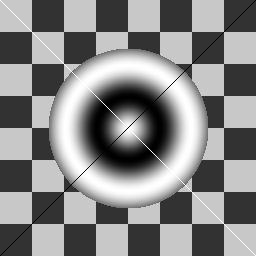
#> input picture data/sample_synthetic.png, 256 x 256 px
$ python run_lab1.py --image ../data/sample_synthetic.png
#> lines starting #> are read from the running program, lines starting #| are printed output that depends on the picture; long printed decimals are rounded
### src/shared/image_io.py
"""Image Input/Output and Visualization utilities.

This module provides helpers to read, write, and visualize grayscale images
and their wavelet transform coefficients using OpenCV.
"""

import os
import cv2
import numpy as np


def load_image_grayscale(path: str) -> np.ndarray:
    """Load an image from disk and convert it to grayscale.

    Args:
        path: Path to the image file.

    Returns:
        The grayscale image as a 2D NumPy array (uint8).

    Raises:
        FileNotFoundError: If the image path does not exist.
        ValueError: If the file is not a valid image.
    """
    if not os.path.exists(path):
        raise FileNotFoundError(f"Image not found at path: {path}")

    # Read image as grayscale
    img = cv2.imread(path, cv2.IMREAD_GRAYSCALE)
    if img is None:
        raise ValueError(f"Failed to read image at path: {path}. Unsupported format?")

    return img


def save_image(path: str, img: np.ndarray) -> None:
    """Save an image array to disk.

    Ensures parent directories exist before saving. Clips the image to
    0-255 and casts to uint8.

    Args:
        path: Destination file path.
        img: The image as a 2D NumPy array.
    """
    # Ensure directory exists
    dir_name = os.path.dirname(path)
    if dir_name:
        os.makedirs(dir_name, exist_ok=True)

    # Standardize image array for saving (clip to 0-255 and cast to uint8)
    img_clipped = np.clip(img, 0, 255).astype(np.uint8)
    success = cv2.imwrite(path, img_clipped)
    if not success:
        raise IOError(f"Failed to write image to: {path}")


def create_dwt_visualization(coeffs: np.ndarray, levels: int = 1) -> np.ndarray:
    """Create a visually appealing representation of DWT coefficients.

    For visualization, the approximation subband (LL) is scaled directly to 0-255,
    while the detail subbands (LH, HL, HH) are scaled, centered at 128 (to show
    negative details as darker, positive as brighter), and clipped to uint8.

    Args:
        coeffs: The DWT coefficients matrix (2D float64/int64 array).
        levels: Number of levels of DWT decomposition.

    Returns:
        A 2D NumPy array (uint8) ready to be saved as an image.
    """
    h, w = coeffs.shape
    vis = coeffs.copy().astype(np.float64)

    # Recursively process levels to map coefficients to [0, 255]
    curr_h, curr_w = h, w
    for _ in range(levels):
        half_h, half_w = curr_h // 2, curr_w // 2

        # 1. LL Sub-band (Top-Left)
        ll = vis[0:half_h, 0:half_w]
        ll_min, ll_max = ll.min(), ll.max()
        if ll_max - ll_min > 1e-5:
            vis[0:half_h, 0:half_w] = (ll - ll_min) / (ll_max - ll_min) * 255.0
        else:
            vis[0:half_h, 0:half_w] = np.clip(ll, 0, 255)

        # 2. Detail Sub-bands: LH, HL, HH
        # We map these details such that 0 is represented as 128,
        # negative details are darker, and positive details are brighter.
        for slices in [
            (slice(0, half_h), slice(half_w, curr_w)),  # LH (Top-Right)
            (slice(half_h, curr_h), slice(0, half_w)),  # HL (Bottom-Left)
            (slice(half_h, curr_h), slice(half_w, curr_w)),  # HH (Bottom-Right)
        ]:
            detail = vis[slices]
            max_abs = np.max(np.abs(detail))
            if max_abs > 1e-5:
                # Map [-max_abs, max_abs] to [0, 255] centered at 128
                vis[slices] = 128.0 + (detail / max_abs) * 127.0
            else:
                vis[slices] = 128.0

        curr_h, curr_w = half_h, half_w

    # Draw grid boundaries between subbands to enhance premium design presentation
    vis_img = np.clip(vis, 0, 255).astype(np.uint8)
    curr_h, curr_w = h, w
    for _ in range(levels):
        half_h, half_w = curr_h // 2, curr_w // 2
        # Horizontal boundary line
        vis_img[half_h - 1 : half_h + 1, 0:curr_w] = 255
        # Vertical boundary line
        vis_img[0:curr_h, half_w - 1 : half_w + 1] = 255
        curr_h, curr_w = half_h, half_w

    return vis_img

### src/lab1/lifting_scheme.py
"""Fixed-point Cohen-Daubechies-Feauveau (CDF) 9/7 Wavelet Lifting Scheme.

This module implements 1D and 2D Discrete Wavelet Transforms (DWT) and their
inverse transforms (IDWT) using Q16 fixed-point arithmetic operations.
Symmetric boundary extensions are used to prevent boundary artifacts.
"""

from typing import Tuple
import numpy as np

# Q16 Fixed-Point Scale Constants (Scaling factor S = 2^16 = 65536)
SCALE_BITS = 16
SCALE_FACTOR = 1 << SCALE_BITS  # 65536
HALF_SCALE = 1 << (SCALE_BITS - 1)  # 32768 (used for rounded division)

# Floating-point CDF 9/7 constants scaled to Q16 integers
# Alpha = -1.586134342059924 -> -103948
ALPHA_Q16 = int(np.round(-1.586134342059924 * SCALE_FACTOR))
# Beta = -0.052980118572961 -> -3472
BETA_Q16 = int(np.round(-0.052980118572961 * SCALE_FACTOR))
# Gamma = 0.882911075530934 -> 57863
GAMMA_Q16 = int(np.round(0.882911075530934 * SCALE_FACTOR))
# Delta = 0.443506852043971 -> 29066
DELTA_Q16 = int(np.round(0.443506852043971 * SCALE_FACTOR))
# K = 1.230174104914001 -> 80620
K_Q16 = int(np.round(1.230174104914001 * SCALE_FACTOR))
# 1/K = 0.812893066115961 -> 53273
K_INV_Q16 = int(np.round(0.812893066115961 * SCALE_FACTOR))


def mul_q16(a: np.ndarray, b: int) -> np.ndarray:
    """Perform vectorized fixed-point multiplication in Q16 format.

    Multiplies a NumPy array by a Q16 integer scalar, applying a round-to-nearest
    operation before right-shifting by 16 bits to preserve scaling.

    Args:
        a: Array of Q16 integers (np.int64).
        b: A scalar Q16 integer coefficient.

    Returns:
        The resulting Q16 array after rounded multiplication.
    """
    # Round-to-nearest is achieved by adding HALF_SCALE before right-shifting
    return np.right_shift(a * b + HALF_SCALE, SCALE_BITS)


def fwd_dwt_1d(signal: np.ndarray) -> Tuple[np.ndarray, np.ndarray]:
    """Perform forward 1D DWT using the fixed-point CDF 9/7 lifting scheme.

    Assumes the signal length is even. Works on arrays of Q16 scaled integers.

    Args:
        signal: 1D NumPy array of signal values in Q16 format.

    Returns:
        A tuple of (smooth_coefficients, detail_coefficients) in Q16 format.
    """
    n = len(signal)
    if n % 2 != 0:
        raise ValueError("Signal length must be even.")

    # Split into even and odd components (in-place copying)
    s = signal[0::2].copy().astype(np.int64)
    d = signal[1::2].copy().astype(np.int64)

    # 1. Predict 1 (Alpha)
    s_plus1 = np.empty_like(s)
    s_plus1[:-1] = s[1:]
    s_plus1[-1] = s[-1]  # Symmetric boundary extension x[N] = x[N-2]
    d += mul_q16(s + s_plus1, ALPHA_Q16)

    # 2. Update 1 (Beta)
    d_minus1 = np.empty_like(d)
    d_minus1[1:] = d[:-1]
    d_minus1[0] = d[0]  # Symmetric boundary extension x[-1] = x[1]
    s += mul_q16(d_minus1 + d, BETA_Q16)

    # 3. Predict 2 (Gamma)
    s_plus1[:-1] = s[1:]
    s_plus1[-1] = s[-1]
    d += mul_q16(s + s_plus1, GAMMA_Q16)

    # 4. Update 2 (Delta)
    d_minus1[1:] = d[:-1]
    d_minus1[0] = d[0]
    s += mul_q16(d_minus1 + d, DELTA_Q16)

    # 5. Scaling (K and 1/K)
    s = mul_q16(s, K_Q16)
    d = mul_q16(d, K_INV_Q16)

    return s, d


def inv_dwt_1d(s: np.ndarray, d: np.ndarray) -> np.ndarray:
    """Perform inverse 1D DWT using the fixed-point CDF 9/7 lifting scheme.

    Restores the original signal from Q16 smooth and detail coefficients.

    Args:
        s: Q16 smooth (low-frequency) coefficients.
        d: Q16 detail (high-frequency) coefficients.

    Returns:
        The reconstructed 1D Q16 signal.
    """
    s = s.copy().astype(np.int64)
    d = d.copy().astype(np.int64)

    # 1. Inverse Scaling
    s = mul_q16(s, K_INV_Q16)
    d = mul_q16(d, K_Q16)

    # 2. Inverse Update 2 (Delta)
    d_minus1 = np.empty_like(d)
    d_minus1[1:] = d[:-1]
    d_minus1[0] = d[0]
    s -= mul_q16(d_minus1 + d, DELTA_Q16)

    # 3. Inverse Predict 2 (Gamma)
    s_plus1 = np.empty_like(s)
    s_plus1[:-1] = s[1:]
    s_plus1[-1] = s[-1]
    d -= mul_q16(s + s_plus1, GAMMA_Q16)

    # 4. Inverse Update 1 (Beta)
    d_minus1[1:] = d[:-1]
    d_minus1[0] = d[0]
    s -= mul_q16(d_minus1 + d, BETA_Q16)

    # 5. Inverse Predict 1 (Alpha)
    s_plus1[:-1] = s[1:]
    s_plus1[-1] = s[-1]
    d -= mul_q16(s + s_plus1, ALPHA_Q16)

    # Recombine even and odd components
    reconstructed = np.empty(2 * len(s), dtype=np.int64)
    reconstructed[0::2] = s
    reconstructed[1::2] = d
    return reconstructed


def fwd_dwt_2d_level(matrix: np.ndarray) -> np.ndarray:
    """Perform one level of 2D DWT on a Q16 matrix.

    Transforms rows first, then columns.

    Args:
        matrix: 2D NumPy array of Q16 integers.

    Returns:
        The 2D transformed matrix containing [LL, LH; HL, HH] subbands.
    """
    h, w = matrix.shape
    assert h % 2 == 0 and w % 2 == 0, "Dimensions must be even."

    row_transformed = np.empty_like(matrix)
    # Apply DWT along rows
    for r in range(h):
        s_row, d_row = fwd_dwt_1d(matrix[r])
        row_transformed[r, 0 : w // 2] = s_row
        row_transformed[r, w // 2 : w] = d_row

    col_transformed = np.empty_like(matrix)
    # Apply DWT along columns of row-transformed matrix
    for c in range(w):
        s_col, d_col = fwd_dwt_1d(row_transformed[:, c])
        col_transformed[0 : h // 2, c] = s_col
        col_transformed[h // 2 : h, c] = d_col

    return col_transformed


def inv_dwt_2d_level(matrix: np.ndarray) -> np.ndarray:
    """Perform one level of 2D IDWT on a Q16 matrix.

    Reconstructs columns first, then rows.

    Args:
        matrix: 2D NumPy array of Q16 coefficients.

    Returns:
        The 2D reconstructed matrix in Q16 format.
    """
    h, w = matrix.shape
    assert h % 2 == 0 and w % 2 == 0, "Dimensions must be even."

    col_reconstructed = np.empty_like(matrix)
    # Reconstruct columns
    for c in range(w):
        s_col = matrix[0 : h // 2, c]
        d_col = matrix[h // 2 : h, c]
        col_reconstructed[:, c] = inv_dwt_1d(s_col, d_col)

    row_reconstructed = np.empty_like(matrix)
    # Reconstruct rows
    for r in range(h):
        s_row = col_reconstructed[r, 0 : w // 2]
        d_row = col_reconstructed[r, w // 2 : w]
        row_reconstructed[r] = inv_dwt_1d(s_row, d_row)

    return row_reconstructed


def fwd_dwt_2d(img: np.ndarray, levels: int = 1) -> np.ndarray:
    """Perform multi-level 2D DWT on an image using fixed-point arithmetic.

    Args:
        img: Grayscale input image (2D array, uint8 or float, values in 0-255).
        levels: Number of decomposition levels.

    Returns:
        A 2D array of DWT coefficients in Q16 format (np.int64).
    """
    h, w = img.shape
    if h % (2 ** levels) != 0 or w % (2 ** levels) != 0:
        raise ValueError(
            f"Image dimensions ({h}x{w}) must be divisible by 2^{levels} = {2 ** levels}"
        )

    # Scale the input grayscale image to Q16 format
    coeffs = img.astype(np.int64) << SCALE_BITS

    curr_h, curr_w = h, w
    for _ in range(levels):
        # Extract the current LL sub-band to transform further
        subband = coeffs[0:curr_h, 0:curr_w]
        transformed = fwd_dwt_2d_level(subband)
        coeffs[0:curr_h, 0:curr_w] = transformed
        # Next level operates on the LL subband (top-left quadrant)
        curr_h //= 2
        curr_w //= 2

    return coeffs


def inv_dwt_2d(coeffs: np.ndarray, levels: int = 1) -> np.ndarray:
    """Perform multi-level 2D IDWT to reconstruct an image.

    Args:
        coeffs: 2D array of Q16 DWT coefficients.
        levels: Number of decomposition levels.

    Returns:
        The reconstructed image as a 2D float64 array (values scaled to 0-255).
    """
    h, w = coeffs.shape
    recon = coeffs.copy().astype(np.int64)

    # Start reconstruction from the smallest LL level (e.g. Level L)
    sizes = []
    curr_h, curr_w = h, w
    for _ in range(levels):
        sizes.append((curr_h, curr_w))
        curr_h //= 2
        curr_w //= 2

    # Reverse size traversal
    for level_h, level_w in reversed(sizes):
        subband = recon[0:level_h, 0:level_w]
        reconstructed = inv_dwt_2d_level(subband)
        recon[0:level_h, 0:level_w] = reconstructed

    # Downscale from Q16 to standard float representation [0, 255]
    return recon.astype(np.float64) / SCALE_FACTOR

### src/shared/metrics.py
"""Metrics module for analyzing reconstructed image quality.

This module provides functions to calculate Mean Squared Error (MSE) and
Peak Signal-to-Noise Ratio (PSNR) to evaluate reconstruction accuracy.
"""

import numpy as np


def calculate_mse(orig: np.ndarray, recon: np.ndarray) -> float:
    """Calculate the Mean Squared Error between two images.

    Args:
        orig: The original image as a NumPy array (grayscale, float or uint8).
        recon: The reconstructed image as a NumPy array of same shape.

    Returns:
        The calculated MSE value.

    Raises:
        ValueError: If input arrays have mismatching shapes.
    """
    if orig.shape != recon.shape:
        raise ValueError(
            f"Image shapes do not match: {orig.shape} vs {recon.shape}"
        )

    # Convert to float64 to prevent overflow during subtraction
    diff = orig.astype(np.float64) - recon.astype(np.float64)
    mse = np.mean(diff ** 2)
    return float(mse)


def calculate_psnr(orig: np.ndarray, recon: np.ndarray) -> float:
    """Calculate Peak Signal-to-Noise Ratio (PSNR) in decibels (dB).

    Assumes a peak dynamic range of 255.0 (for 8-bit images).

    Args:
        orig: The original image as a NumPy array.
        recon: The reconstructed image as a NumPy array.

    Returns:
        The PSNR value in dB, or float('inf') if MSE is exactly 0 (identical).
    """
    mse = calculate_mse(orig, recon)
    if mse == 0.0:
        return float("inf")

    max_val = 255.0
    psnr = 10.0 * np.log10((max_val ** 2) / mse)
    return float(psnr)

### scripts/run_lab1.py
#!/usr/bin/env python3
"""CLI Script to execute Lab 1: CDF 9/7 Wavelet Transform using Fixed-Point Lifting.

Loads a grayscale image, performs the forward and inverse transforms,
displays the MSE and PSNR, and saves both the reconstructed image and
the DWT coefficient visualization to data/output/.
"""

import argparse
import os
import sys
from pathlib import Path
import numpy as np

# Ensure the project root is in the Python search path to resolve 'src' imports
project_root = Path(__file__).resolve().parent.parent
sys.path.insert(0, str(project_root))

from src.lab1.lifting_scheme import fwd_dwt_2d, inv_dwt_2d
from src.shared.metrics import calculate_mse, calculate_psnr
from src.shared.image_io import (
    load_image_grayscale,
    save_image,
    create_dwt_visualization,
)


def generate_synthetic_image(path: str) -> None:
    """Generate a highly structured synthetic image for testing/calibration.

    Creates a 256x256 image with a checkerboard pattern, smooth gradients,
    and a concentric circle pattern to test high-frequency details.
    """
    size = 256
    img = np.zeros((size, size), dtype=np.uint8)

    # 1. Checkerboard pattern
    for r in range(size):
        for c in range(size):
            if ((r // 32) + (c // 32)) % 2 == 0:
                img[r, c] = 200
            else:
                img[r, c] = 50

    # 2. Concentric circular gradient in the center
    y, x = np.ogrid[:size, :size]
    center = size // 2
    r_sq = (x - center) ** 2 + (y - center) ** 2
    circle_mask = r_sq < (80 ** 2)
    # Overwrite center with smooth radial gradient
    img[circle_mask] = (np.cos(np.sqrt(r_sq[circle_mask]) / 10.0) * 127.0 + 128.0).astype(np.uint8)

    # 3. Add diagonal sharp line detail
    for i in range(size):
        img[i, i] = 255
        img[i, size - 1 - i] = 0

    save_image(path, img)
    print(f"[Info] Generated a beautiful synthetic image at: {path}")


def main() -> None:
    """Main CLI entry point."""
    parser = argparse.ArgumentParser(
        description="CDF 9/7 Wavelet Transform via Fixed-Point Lifting Scheme (Lab 1)"
    )
    parser.add_argument(
        "--image",
        type=str,
        help="Path to the input image. If omitted, a synthetic image is generated.",
    )
    parser.add_argument(
        "--levels",
        type=int,
        default=1,
        help="Number of multi-level decomposition iterations (default: 1).",
    )
    parser.add_argument(
        "--out-dir",
        type=str,
        default=str(project_root / "data" / "output"),
        help="Directory to save output files.",
    )

    args = parser.parse_args()

    # Determine input image
    if args.image:
        input_path = args.image
    else:
        input_dir = project_root / "data"
        os.makedirs(input_dir, exist_ok=True)
        synthetic_path = input_dir / "sample_synthetic.png"
        if not synthetic_path.exists():
            generate_synthetic_image(str(synthetic_path))
        input_path = str(synthetic_path)

    print("\n========================================================")
    print(f"Executing CDF 9/7 Fixed-Point DWT (Levels: {args.levels})")
    print(f"Input Image: {input_path}")
    print("========================================================")

    # 1. Load image
    try:
        orig_img = load_image_grayscale(input_path)
#> in load_image_grayscale, img is the input picture: shape (256, 256); min 0, max 255, mean 134
    except Exception as e:
        print(f"[Error] Failed to load image: {e}")
        sys.exit(1)

    print(f"Original image shape: {orig_img.shape} (Grayscale)")
#| Original image shape: (256, 256) (Grayscale)

    # Adjust image dimensions to be divisible by 2^levels if needed
    h, w = orig_img.shape
#> h = 256; w = 256
    divisor = 2 ** args.levels
    if h % divisor != 0 or w % divisor != 0:
        new_h = (h // divisor) * divisor
        new_w = (w // divisor) * divisor
        print(
            f"[Warning] Image size {h}x{w} not divisible by 2^{args.levels}. "
            f"Cropping image to {new_h}x{new_w}."
        )
        orig_img = orig_img[:new_h, :new_w]

    # 2. Perform Forward Wavelet Transform (Q16 Fixed-Point)
    print("\n[Step 1] Performing forward 2D DWT...")
    coeffs = fwd_dwt_2d(orig_img, levels=args.levels)
#> the loop in fwd_dwt_2d, `for _ in range(levels):` made 1 pass
#> pass 1, in fwd_dwt_2d, `transformed = fwd_dwt_2d_level(subband)`:
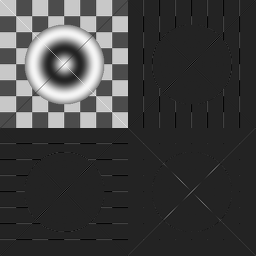
#> transformed: shape (256, 256) int64; min -6387602, max 39905247, mean 5045495.6; drawn with min black and max white
#> after the loop in fwd_dwt_2d, `for _ in range(levels):`: curr_h = 128

    # 3. Create Wavelet Coefficient Visualization
    print("[Step 2] Creating wavelet sub-band visualization...")
    vis_img = create_dwt_visualization(coeffs, levels=args.levels)
#> the loop in create_dwt_visualization, `for _ in range(levels):` made 1 pass
#> (ll_min, ll_max) on pass 1: (-1093645, 39905247)
#> pass 1, in create_dwt_visualization, `ll = vis[0:half_h, 0:half_w]`:
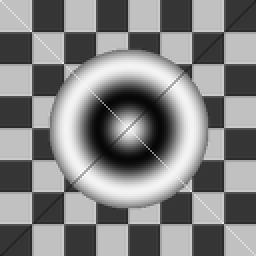
#> ll: shape (128, 128) float64 (shown 2 times larger); min -1093645, max 39905247, mean 20107197.8; drawn with min black and max white
#> after the loop in create_dwt_visualization, `for _ in range(levels):`:
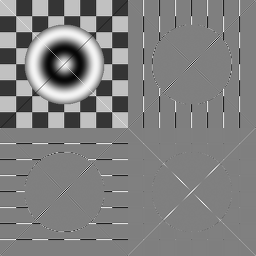
#> vis: shape (256, 256) float64; min 0, max 255, mean 129.1
#> after the loop in create_dwt_visualization, `for _ in range(levels):`:
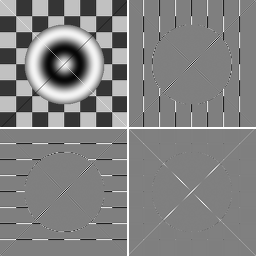
#> vis_img: shape (256, 256); min 0, max 255, mean 130.5
    vis_path = os.path.join(args.out_dir, f"dwt_vis_level_{args.levels}.png")
    try:
        save_image(vis_path, vis_img)
        print(f" -> Saved DWT visualization to: {vis_path}")
    except Exception as e:
        print(f"[Error] Failed to save DWT visualization: {e}")

    # 4. Perform Inverse Wavelet Transform
    print("[Step 3] Performing inverse 2D DWT...")
    recon_img = inv_dwt_2d(coeffs, levels=args.levels)

    # 5. Save Reconstructed Image
    recon_path = os.path.join(args.out_dir, "reconstructed.png")
    try:
        save_image(recon_path, recon_img)
        print(f" -> Saved reconstructed image to: {recon_path}")
    except Exception as e:
        print(f"[Error] Failed to save reconstructed image: {e}")

    # 6. Calculate Metrics
    print("\n[Step 4] Analyzing reconstruction accuracy...")
    mse = calculate_mse(orig_img, recon_img)
#> in calculate_mse, `diff = orig.astype(np.float64) - recon.astype(np.float64)`:
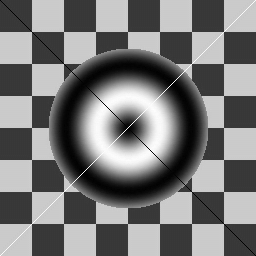
#> diff: shape (256, 256) float64; min -0.00432, max 6.1e-05, mean -0.00224; drawn with min black and max white
#> in calculate_mse, `mse = np.mean(diff ** 2)`: mse = 6.77e-06
#> mse = 6.77e-06
    psnr = calculate_psnr(orig_img, recon_img)
#> in calculate_psnr, `psnr = 10.0 * np.log10((max_val ** 2) / mse)`: psnr = 99.83
#> psnr = 99.83

    print("\nReconstruction Analysis Summary:")
    print("----------------------------------------")
    print(f"Mean Squared Error (MSE):       {mse:.6f}")
#| Mean Squared Error (MSE):       7e-06
    if np.isinf(psnr):
        print("Peak Signal-to-Noise Ratio:     Infinite dB (Perfect Reconstruction)")
    else:
        print(f"Peak Signal-to-Noise Ratio:     {psnr:.3f} dB")
#| Peak Signal-to-Noise Ratio:     99.826 dB
    print("----------------------------------------")
    print("Execution completed successfully!\n")


if __name__ == "__main__":
    main()
